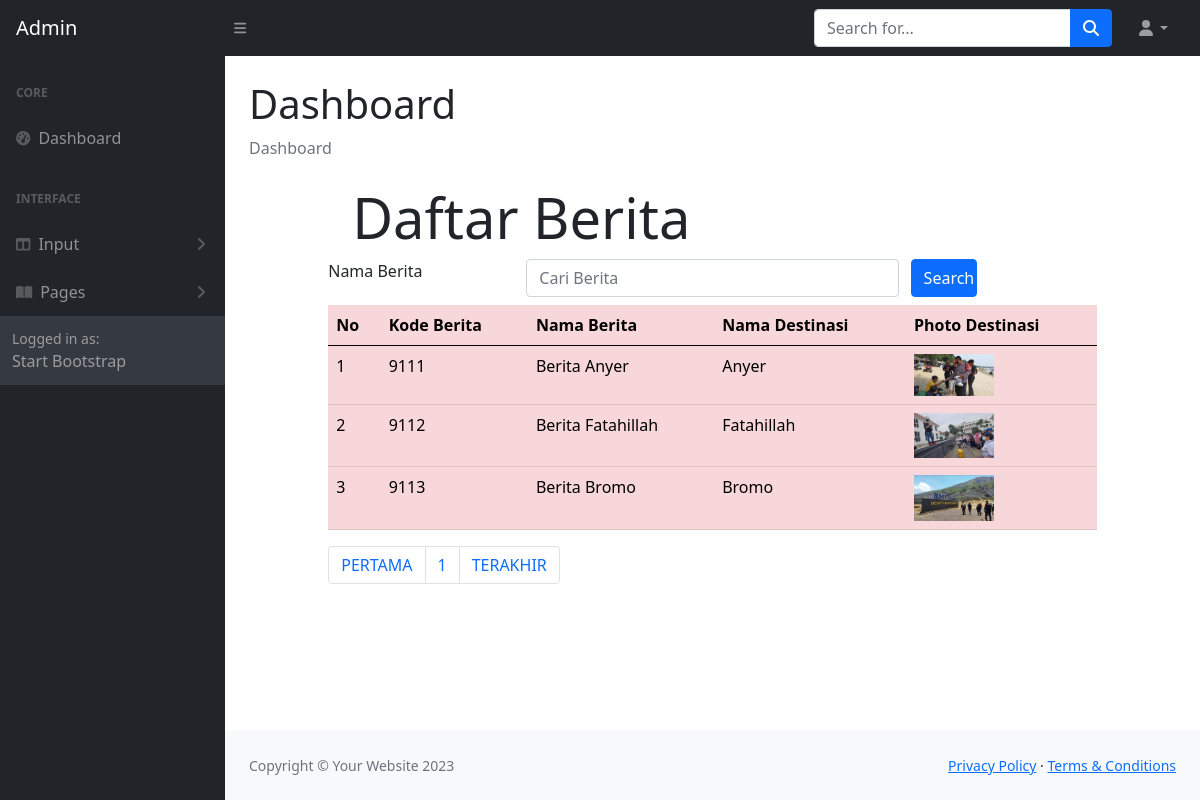
The app's page /ADMIN/daftarberita.php with its own data.
### tables this page shows
CREATE TABLE `berita` (
  `beritaKODE` char(4) NOT NULL,
  `beritaNAMA` char(120) NOT NULL,
  `beritaFILE` char(120) NOT NULL,
  `destinasiKODE` char(4) NOT NULL
);

CREATE TABLE `destinasi` (
  `destinasiKODE` char(4) NOT NULL,
  `destinasiNAMA` varchar(120) NOT NULL,
  `kategoriKODE` char(4) NOT NULL,
  `destinasiFILE` char(120) NOT NULL,
  `destinasiKET` char(120) NOT NULL
);

### ADMIN/daftarberita.php (the view, shortened to what this page needs)
<!DOCTYPE html>
<html lang="en">
<?php include "include/head.php";?>
    <body class="sb-nav-fixed">
        <?php include "include/menunav.php";?>
        <div id="layoutSidenav">
            <?php include "include/menu.php";?>
            <div id="layoutSidenav_content">
                <main>
                    <div class="container-fluid px-4">
                        <h1 class="mt-4">Dashboard</h1>
                        <ol class="breadcrumb mb-4">
                            <li class="breadcrumb-item active">Dashboard</li>
                        </ol>
<head>
  	<link rel="stylesheet" type="text/css" href="https://cdnjs.cloudflare.com/ajax/libs/select2/4.0.3/css/select2.min.css">
	<link rel="stylesheet" type="text/css" href="css/bootstrap.min.css">
</head>
<?php
	include "include/config.php";
?>
<body>
<div class="row">
	<div class="col-sm-1"></div>
	<div class="col-sm-10">
		<div class="jumbotron jumbotron-fluid">
			<div class="container">
				<h1 class="display-4">Daftar Berita</h1>
			</div>
		</div>
		<form method="POST">
                <div class="form-group row mb-2">
                <label for="search" class="col-sm-3">Nama Berita</label>
                <div class="col-sm-6">
                    <input type="text" name="search" class="form-control" id="search"
                    value="<?php if(isset($_POST["search"])) {echo $_POST["search"];}?>"
                        placeholder = "Cari Berita">
                </div>
                <input type="submit" name="kirim" class="col-sm-1 btn btn-primary" value="Search">
                </div>
            </form>
	<table class="table table-hover table-danger">
    <thead class="thead-dark">
			<tr>
				<th>No</th>
				<th>Kode Berita</th>
				<th>Nama Berita</th>
				<th>Nama Destinasi</th>
				<th>Photo Destinasi</th>
			</tr>
		</thead>
		<tbody>
		<?php
    $jumlahtampilan = 3;
    $halaman = (isset($_GET['page']))? $_GET['page'] : 1;
    $mulaitampilan = ($halaman - 1) * $jumlahtampilan;
if(isset($_POST["kirim"]))
{
    $search = $_POST["search"];
	$query = mysqli_query($connection,"select * from berita, destinasi where berita.destinasiKODE = destinasi.destinasiKODE
	AND beritaNAMA like '%".$search."%' limit $mulaitampilan, $jumlahtampilan");
}else
    {
        $query = mysqli_query($connection, "select *  from berita, destinasi where berita.destinasiKODE = destinasi.destinasiKODE limit $mulaitampilan, $jumlahtampilan");
    }
	$nomor = 1;
	while($row = mysqli_fetch_array($query))
	{
  ?>
				<tr>
					<td><?php echo $mulaitampilan + $nomor; ?></td>
					<td><?php echo $row['beritaKODE'];?></td>
					<td><?php echo $row['beritaNAMA'];?></td>
					<td><?php echo $row['destinasiNAMA'];?></td>
                    <td>
						<?php if(is_file("images/".$row['beritaFILE']))
						{ ?>
							<img src="images/<?php echo $row['beritaFILE']?>" width="80">
						<?php } else
							echo "<img src='images/noimage.png' width='80'>"
						?>
					</td>
				</tr>
			<?php $nomor = $nomor + 1;?>
			<?php }	?>
		</tbody>
	</table>
	<?php
    $query = mysqli_query($connection, "SELECT * FROM berita");
    $jumlahrecord = mysqli_num_rows($query);
    $jumlahpage = ceil($jumlahrecord/$jumlahtampilan);
  	?>
	<nav aria-label="Page navigation example">
	<ul class="pagination">
		<li class="page-item"><a class="page-link" href="?page=<?php $nomorhal=1; echo $nomorhal?>">PERTAMA</a></li>
		<?php for($nomorhal=1; $nomorhal<=$jumlahpage; $nomorhal++)
		{ ?>
		<li class="page-item">
		<?php
		if($nomorhal!=$halaman)
		{ ?>
		<a class="page-link" href="?page=<?php echo $nomorhal?>"><?php echo $nomorhal?></a>
		<?php }
		else { ?>
		<a class="page-link" href="?page=<?php echo $nomorhal?>"><?php echo $nomorhal?></a>
		<?php } ?>
		</li>
		<?php } ?>
		<li class="page-item"><a class="page-link" href="?page=<?php echo $nomorhal-1?>">TERAKHIR</a></li>
	</ul>
	</nav>
	</div>
	<div class="col-sm-1"></div>
</div>
</body>
	</div>
                </main>
                <?php include "include/footer.php";?>
            </div>
        </div>
    </body>
</html>
</html>

### records on screen
berita: nomor "1", beritaKODE "9111", beritaNAMA "Berita Anyer", destinasi.destinasiNAMA "Anyer", beritaFILE (picture)
berita: nomor "2", beritaKODE "9112", beritaNAMA "Berita Fatahillah", destinasi.destinasiNAMA "Fatahillah", beritaFILE (picture)
berita: nomor "3", beritaKODE "9113", beritaNAMA "Berita Bromo", destinasi.destinasiNAMA "Bromo", beritaFILE (picture)
